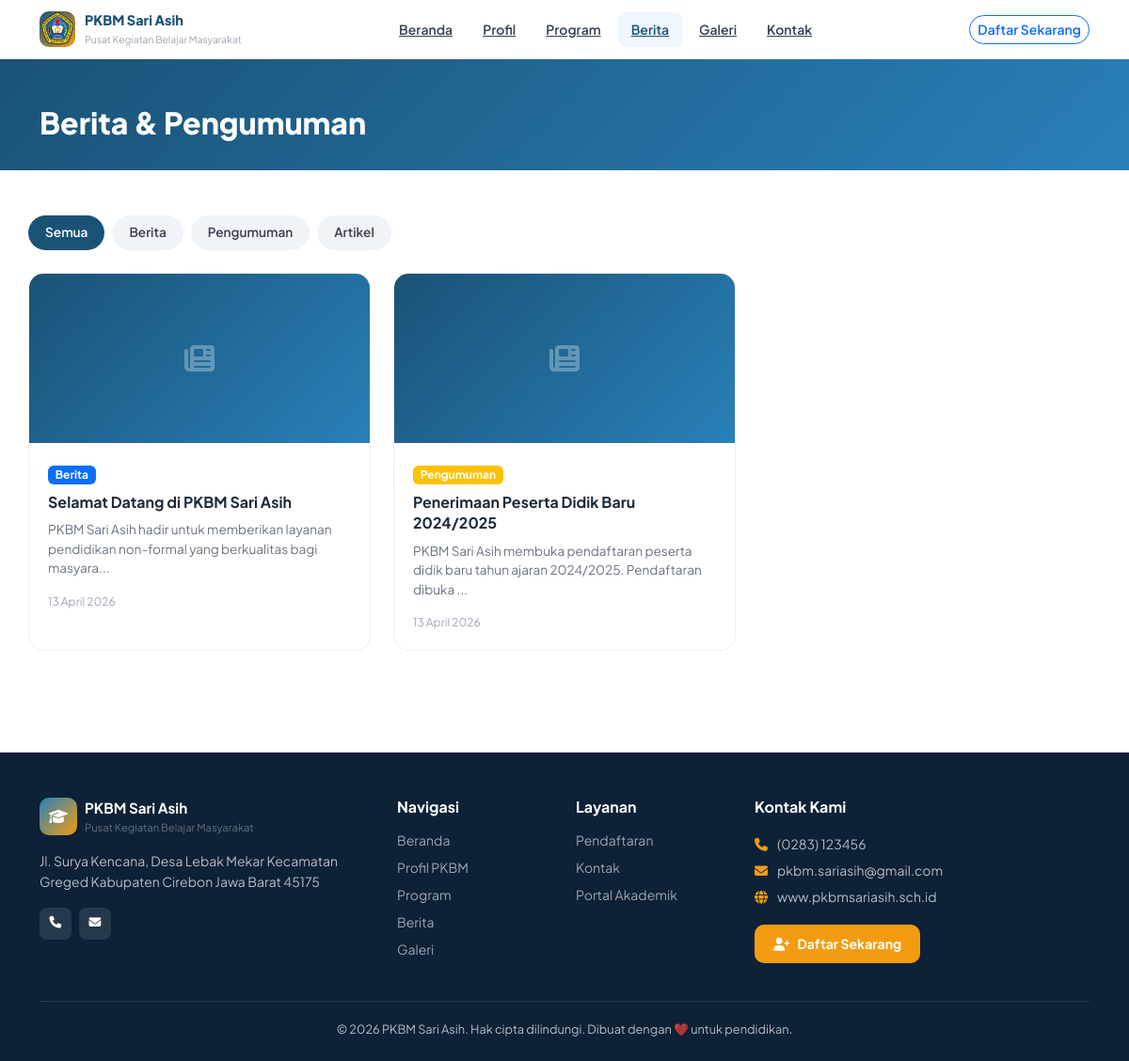
The page /index.php?page=berita on the database its author committed.
### tables this page shows
CREATE TABLE `artikel` (
  `id` int NOT NULL,
  `judul` varchar(255) NOT NULL,
  `slug` varchar(255) DEFAULT NULL,
  `konten` longtext,
  `gambar` varchar(255) DEFAULT NULL,
  `kategori` enum('berita','pengumuman','artikel') DEFAULT 'berita',
  `status` enum('draft','publish') DEFAULT 'draft',
  `penulis` int DEFAULT NULL,
  `views` int DEFAULT '0',
  `created_at` timestamp NULL DEFAULT CURRENT_TIMESTAMP,
  `updated_at` timestamp NULL DEFAULT CURRENT_TIMESTAMP ON UPDATE CURRENT_TIMESTAMP
);

### app/controllers/PublicController.php (called while the page is built, shortened)
<?php
require_once __DIR__ . '/../../config/app.php';
class PublicController {
    private $db;
    public function __construct() { $this->db = Database::getInstance(); }
    public function berita() {
        $kategori=sanitize($_GET['kategori']??'');
        $sql="SELECT * FROM artikel WHERE status='publish'";
        $params=[];
        $sql.=" ORDER BY created_at DESC";
        $artikels=$this->db->fetchAll($sql,$params);
        require_once __DIR__ . '/../views/public/berita.php';
    }
}

### config/app.php (called while the page is built, shortened)
<?php
class Database {
    private static $instance = null;
    private $connection;
    private function __construct() {
        $this->connection = new mysqli(DB_HOST, DB_USER, DB_PASS, DB_NAME);
        $this->connection->set_charset(DB_CHARSET);
    }
    public static function getInstance() {
        if (self::$instance === null) {
            self::$instance = new self();
        }
        return self::$instance;
    }
    public function query($sql, $params = [], $types = '') {
        $stmt = $this->connection->prepare($sql);
        $stmt->execute();
        return $stmt;
    }
    public function fetchAll($sql, $params = [], $types = '') {
        $stmt = $this->query($sql, $params, $types);
        $result = $stmt->get_result();
        return $result->fetch_all(MYSQLI_ASSOC);
    }
}
function sanitize($input) {
    return htmlspecialchars(trim($input), ENT_QUOTES, 'UTF-8');
}

### app/views/public/berita.php (the view, shortened to what this page needs)
<?php
require_once __DIR__ . '/layout_header.php';
?>
<div style="background:linear-gradient(135deg,#1a5276,#2980b9);padding:48px 0 24px;color:white;">
    <div class="container"><h1 style="font-weight:800;font-size:2rem;">Berita & Pengumuman</h1></div>
</div>
<div class="container" style="padding:48px 0;">
    <div class="d-flex gap-2 mb-4 flex-wrap">
        <?php foreach([''=>'Semua','berita'=>'Berita','pengumuman'=>'Pengumuman','artikel'=>'Artikel'] as $v=>$l): ?>
        <a href="<?=APP_URL?>/index.php?page=berita<?=$v?"&kategori=$v":''?>" style="padding:8px 18px;border-radius:20px;font-size:.85rem;font-weight:600;text-decoration:none;background:<?=($kategori??'')===$v?'#1a5276':'#f0f4f8'?>;color:<?=($kategori??'')===$v?'white':'#374151'?>;"><?=$l?></a>
        <?php endforeach; ?>
    </div>
    <div class="row g-4">
        <?php if(!empty($artikels)): foreach($artikels as $a): ?>
        <div class="col-md-6 col-lg-4">
            <div class="card-pub h-100">
                <?php if($a['gambar']): ?><img src="<?=getFileUrl($a['gambar'])?>" style="width:100%;height:180px;object-fit:cover;" alt="">
                <?php else: ?><div style="width:100%;height:180px;background:linear-gradient(135deg,#1a5276,#2980b9);display:flex;align-items:center;justify-content:center;"><i class="fas fa-newspaper fa-2x" style="color:rgba(255,255,255,.3);"></i></div><?php endif; ?>
                <div style="padding:20px;">
                    <span class="badge bg-<?=$a['kategori']==='berita'?'primary':($a['kategori']==='pengumuman'?'warning':'secondary')?> mb-2"><?=ucfirst($a['kategori'])?></span>
                    <h5 style="font-weight:700;font-size:1rem;line-height:1.4;"><a href="<?=APP_URL?>/index.php?page=berita_detail&slug=<?=urlencode($a['slug'])?>" style="color:#1a2a3a;text-decoration:none;"><?=htmlspecialchars(substr($a['judul'],0,70)).(strlen($a['judul'])>70?'...':'')?></a></h5>
                    <p style="color:#6b7280;font-size:.85rem;"><?=htmlspecialchars(strip_tags(substr($a['konten']??'',0,100))).'...'?></p>
                    <div style="font-size:.75rem;color:#9ca3af;"><?=date('d F Y',strtotime($a['created_at']))?></div>
                </div>
            </div>
        </div>
        <?php endforeach; else: ?>
        <div class="col-12 text-center py-5"><i class="fas fa-newspaper fa-3x text-muted mb-3 d-block"></i><p class="text-muted">Belum ada berita</p></div>
        <?php endif; ?>
    </div>
</div>
<?php require_once __DIR__ . '/layout_footer.php'; ?>

### app/views/public/layout_header.php (style rules this page uses)
:root { --primary: #1a5276; --primary-light: #2980b9; --accent: #f39c12; --font: 'Plus Jakarta Sans', sans-serif; }
* { box-sizing: border-box; }
body { font-family: var(--font); color: #1a2a3a; }
.card-pub { background: white; border-radius: 16px; border: 1px solid #f0f0f0; overflow: hidden; transition: all 0.2s; }

### rows shown on the page
artikel: kategori "Berita", judul "Selamat Datang di PKBM Sari Asih", konten "PKBM Sari Asih hadir untuk memberikan layanan pendidikan non-formal yang berkualitas bagi masyara", created_at "13 April 2026"
artikel: kategori "Pengumuman", judul "Penerimaan Peserta Didik Baru 2024/2025", konten "PKBM Sari Asih membuka pendaftaran peserta didik baru tahun ajaran 2024/2025. Pendaftaran dibuka", created_at "13 April 2026"

### other values the page prints
$settings['nama_pkbm'] "PKBM Sari Asih"
$l "Semua"
$l "Berita"
$l "Pengumuman"
$l "Artikel"
$settings['alamat'] "Jl. Surya Kencana, Desa Lebak Mekar Kecamatan Greged Kabupaten Cirebon Jawa Barat 45175"
$settings['telepon'] "(0283) 123456"
$settings['email'] "pkbm.sariasih@gmail.com"
$settings['website'] "www.pkbmsariasih.sch.id"
